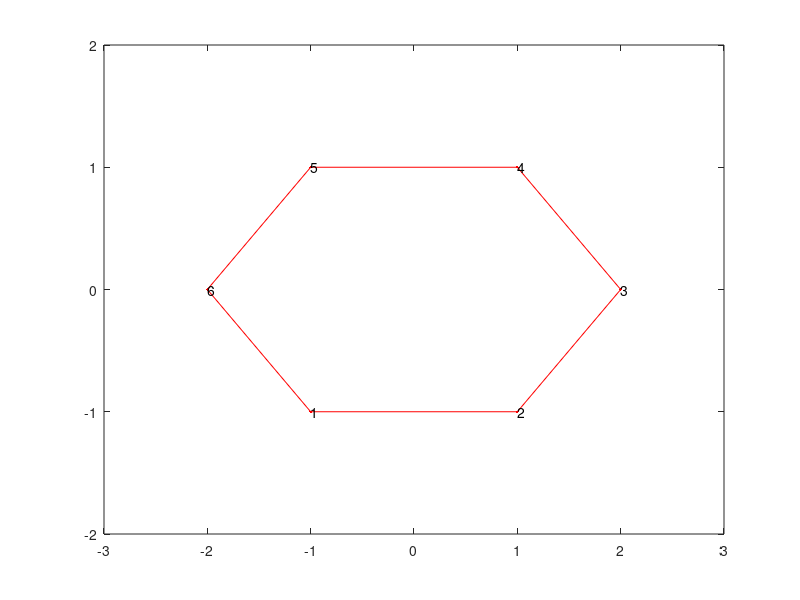

Write MATLAB code to recreate this figure.
clf
xx=[-1 1 2 1 -1 -2];
yy=[-1 -1 0 1 1 0];
plot([xx xx(1)],[yy yy(1)],'r.-');
hold on
for k=1:length(xx)
  text(xx(k),yy(k),sprintf('%i',k));
end
setappdata(gca,'polyx',xx);
setappdata(gca,'polyy',yy);
setappdata(gca,'hdel',[]);
axis([-3 3 -2 2]);
set(gca,'buttondownfcn',@polymod);
